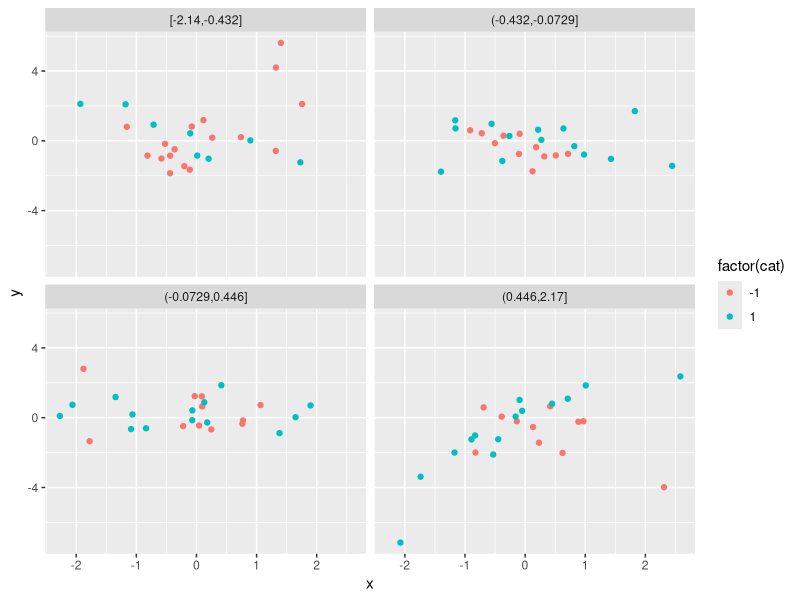
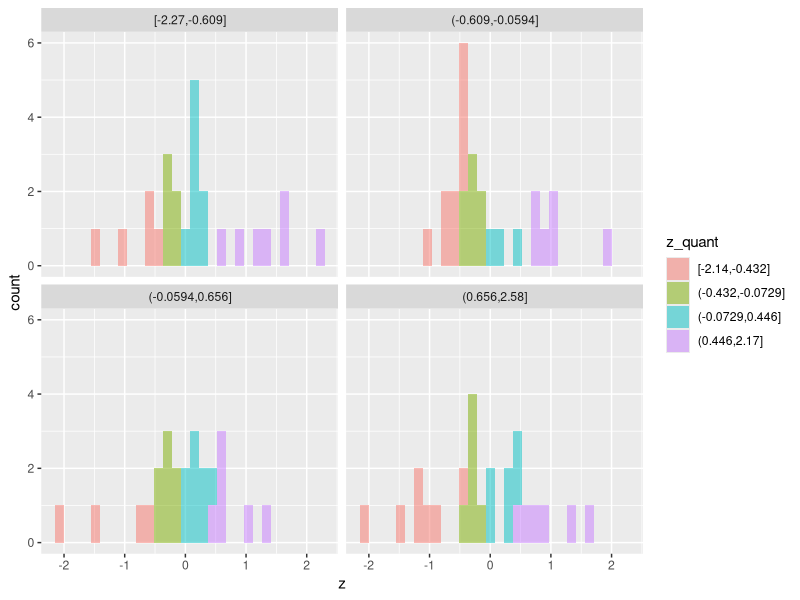
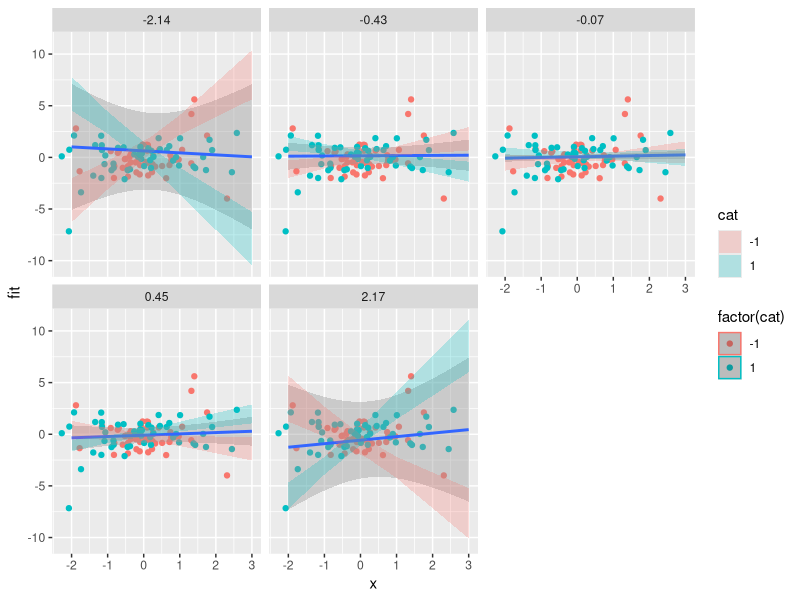

These charts were generated, in order, by the following R code:
## ---- chunk 1

library(tidyverse)
library(multcomp)
library(effects)

## ---- chunk 2

set.seed(100)

## ---- chunk 3

x <- rnorm(n = 100, mean = 0, sd = 1)

## ---- chunk 4

z <- rnorm(n = 100, mean = 0, sd = 1) 

## ---- chunk 5

cat <- rep(c(-1, 1), each = 50)

## ---- chunk 6

y <- x * z * cat + rnorm(n = 100, mean = 0, sd = 1)

## ---- chunk 7

example_data <- tibble(y, x, cat, z)

## ---- chunk 8

cut_quants <- function(x) {
  ## get quantiles
  qs <- quantile(x)
  
  ## cut x by those quantiles; output is factor
  cut(x, breaks = unique(qs), include.lowest = TRUE)
}

## ---- chunk 9

example_data <- example_data %>% 
  mutate(x_quant = x %>% cut_quants(),
         z_quant = z %>% cut_quants())

## ---- chunk 10

example_data %>% 
  ggplot(mapping = aes(x = x, y = y, color = factor(cat))) +
  geom_point() +
  facet_wrap(facets = ~ z_quant)

## ---- chunk 11

lm_01 <- lm(y ~ x * cat * z, data = example_data)

## ---- chunk 12

lm_01 %>% summary()

## ---- chunk 13

example_data %>% 
  ggplot(mapping = aes(x = z, fill = z_quant)) +
  geom_histogram(alpha = 0.50) +
  facet_wrap(facets = ~ x_quant)

## ---- chunk 14

lm_01 %>% effect(mod = .,
                 term = "x:cat:z",
                 x.var = "x",
                 xlevels = list(cat = c(-1, 1),
                                z = quantile(example_data$z))) %>% 
  as_tibble() %>% 
  mutate(cat = cat %>% factor(),
         z = z %>% round(2) %>% factor()) %>% 
  ggplot(mapping = aes(x = x, y = fit, 
                       
                       
                       
                       
                       
                       
                       
                       
                       
                       
                       cat)) +
  facet_wrap(facets = ~ z) +
  geom_point(data = example_data %>%
               dplyr::select(-z), aes(x = x, y = y, color = factor(cat))) +
  geom_smooth(method = "lm") +
  geom_ribbon(alpha = 0.25, aes(ymin = lower, ymax = upper, fill = cat, color = NULL))

## ---- chunk 15

zqs <- quantile(example_data$z)

## ---- chunk 16

lm_01 %>%
  glht(linfct = rbind(c(0, 1, 0, 0, -1, zqs[1], 0, -1 * zqs[1]))) %>% 
  summary(test = adjusted("none"))

## ---- chunk 17

lm_01 %>%
  glht(linfct = rbind(c(0, 1, 0, 0, 1, zqs[1], 0, 1 * zqs[1]))) %>% 
  summary(test = adjusted("none"))

## ---- chunk 18

lm_01 %>%
  glht(linfct = rbind(c(0, 1, 0, 0, -1, zqs[2], 0, -1 * zqs[2]))) %>% 
  summary(test = adjusted("none"))

## ---- chunk 19

lm_01 %>%
  glht(linfct = rbind(c(0, 1, 0, 0, 1, zqs[2], 0, 1 * zqs[2]))) %>% 
  summary(test = adjusted("none"))

## ---- chunk 20

lm_01 %>%
  glht(linfct = rbind(c(0, 1, 0, 0, -1, zqs[3], 0, -1 * zqs[3]))) %>% 
  summary(test = adjusted("none"))

## ---- chunk 21

lm_01 %>%
  glht(linfct = rbind(c(0, 1, 0, 0, 1, zqs[3], 0, 1 * zqs[3]))) %>% 
  summary(test = adjusted("none"))

## ---- chunk 22

lm_01 %>%
  glht(linfct = rbind(c(0, 1, 0, 0, -1, zqs[4], 0, -1 * zqs[4]))) %>% 
  summary(test = adjusted("none"))

## ---- chunk 23

lm_01 %>%
  glht(linfct = rbind(c(0, 1, 0, 0, 1, zqs[4], 0, 1 * zqs[4]))) %>% 
  summary(test = adjusted("none"))

## ---- chunk 24

lm_01 %>%
  glht(linfct = rbind(c(0, 1, 0, 0, -1, zqs[5], 0, -1 * zqs[5]))) %>% 
  summary(test = adjusted("none"))

## ---- chunk 25

lm_01 %>%
  glht(linfct = rbind(c(0, 1, 0, 0, 1, zqs[5], 0, 1 * zqs[5]))) %>% 
  summary(test = adjusted("none"))
